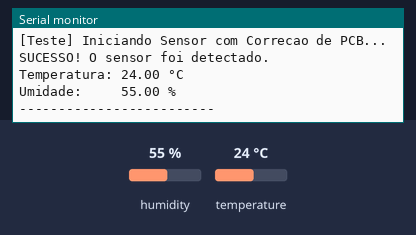
The sketch below on a simulated ESP32. On the bench: the last lines printed to the serial monitor. Inputs (shaded band) come from the test bench; at power-on: humidity 55 %, temperature 24 °C.

Above: at 3.3 s.
3.4 s: humidity set to 22 %
At 5.6 s:
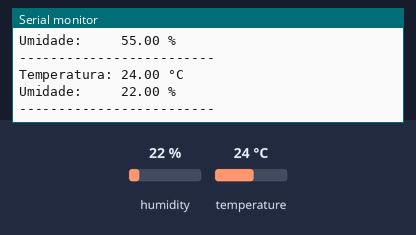
6.2 s: temperature set to 12 °C
At 7.7 s:
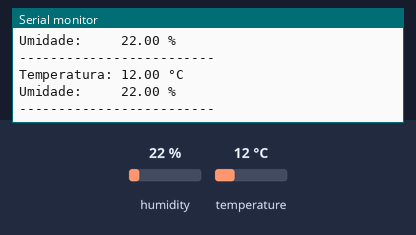
9.0 s: humidity set to 40 %
At 11.9 s:
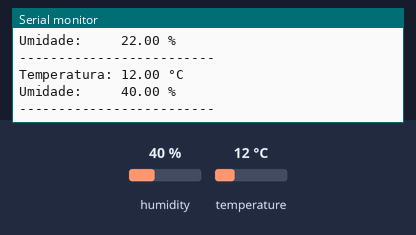
Timing chart, 0 to 13.4 s (numbered marks = the images above; inputs shaded):
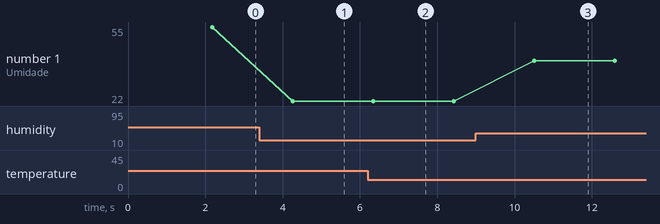

Measured:
- after the input at 3.4 s, the serial monitor: prints a new line after 0.86 s (image 1)
- after the input at 6.2 s, the serial monitor: prints a new line after 0.14 s (image 2)
- after the input at 9.0 s, the serial monitor: prints a new line after 1.5 s (image 3)
- plotted number 1: 55 → 22 after the input at 3.4 s, 22 → 40 after the input at 9.0 s

The sketch:

Apenas_sensor_umidade_temperatura.ino
```cpp
/*
 * Teste Final - Sensor de Temperatura e Umidade
 * Biblioteca: Adafruit_AHTX0
 * Correção: Pinos I2C invertidos por software para corrigir a PCB
 */

#include <Wire.h>
#include <Adafruit_AHTX0.h>

Adafruit_AHTX0 aht;

void setup() {
  Serial.begin(115200);
  delay(2000);

  Serial.println("\n[Teste] Iniciando Sensor com Correcao de PCB...");

  Wire.begin(21,22);

  // Pequena pausa para a energia estabilizar
  delay(100);

  // Tenta iniciar o sensor
  if (!aht.begin(&Wire)) {
    Serial.println("ERRO: Sensor não respondeu! Verifique se ele está bem encaixado.");
    while (1) delay(10);
  }

  Serial.println("SUCESSO! O sensor foi detectado.\n");
}

void loop() {
  sensors_event_t umidade, temp;

  aht.getEvent(&umidade, &temp);

  Serial.print("Temperatura: ");
  Serial.print(temp.temperature);
  Serial.println(" °C");

  Serial.print("Umidade:     ");
  Serial.print(umidade.relative_humidity);
  Serial.println(" %");

  Serial.println("-------------------------");

  delay(2000);
}
```
